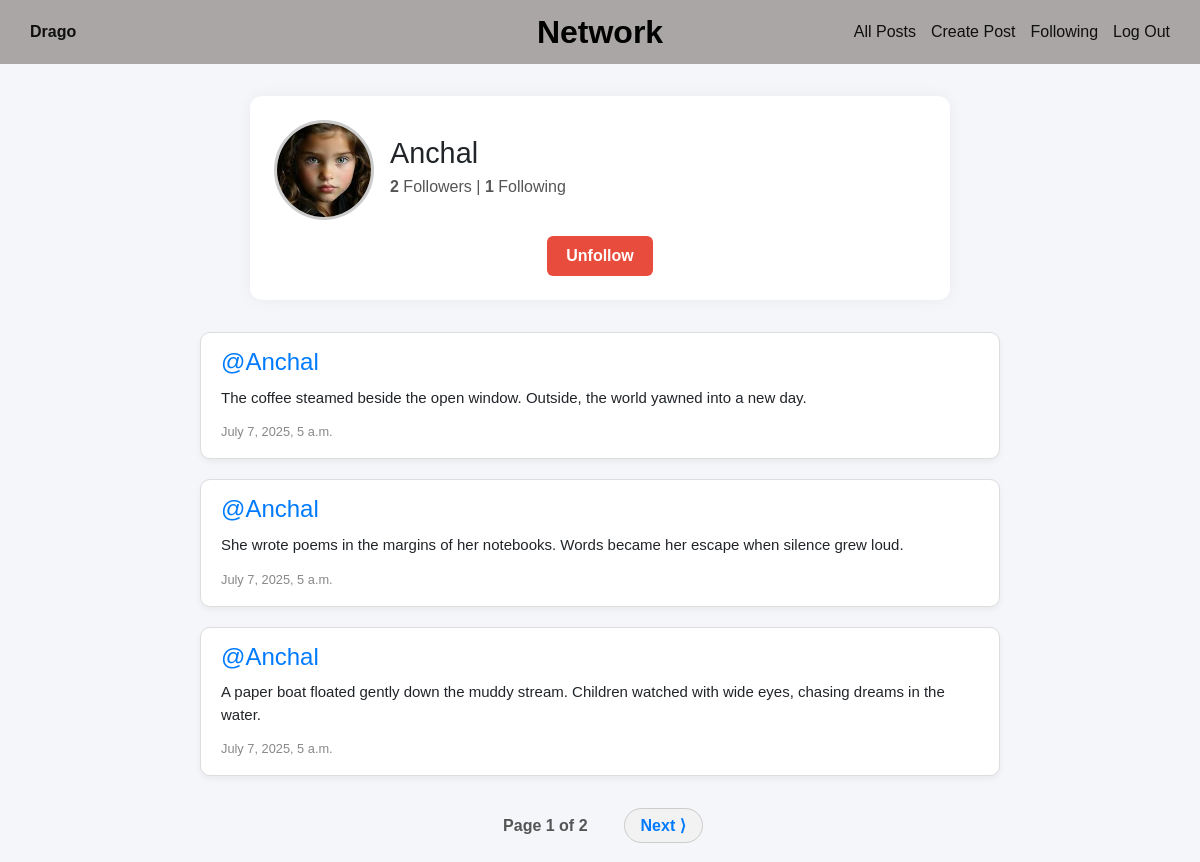
The app's page /profile/2 (signed in) with its own data.
### network/models.py (models this page shows, shortened)
class User(AbstractUser):
    pass

class Post(models.Model):
    content = models.CharField(max_length=140)
    user = models.ForeignKey(User, on_delete=models.CASCADE, related_name="author")
    date=models.DateTimeField(auto_now_add=True)

### network/views.py (the view)
# urls.py: path("profile/<int:user_id>",views.profile, name="profile"),
def profile(request, user_id):
    user = User.objects.get(pk=user_id)
    allPosts = Post.objects.filter(user=user).order_by("-id")
    if not hasattr(user, 'profile'):
        Profile.objects.create(user=user)
    if request.method == 'POST' and request.user == user:
        uploaded_image = request.FILES.get("profile_image")
        if uploaded_image:
            user.profile.image = uploaded_image
            user.profile.save()
            return redirect('profile', user_id=user.id)
    following = Follow.objects.filter(user=user)
    followers = Follow.objects.filter(user_follower=user)
    try:
        checkFollow = followers.filter(user=request.user)
        isFollowing = checkFollow.exists()
    except:
        isFollowing = False
    paginator = Paginator(allPosts, 3)
    page_number = request.GET.get('page')
    posts_of_the_page = paginator.get_page(page_number)
    return render(request, "network/profile.html", {
        "posts_of_the_page": posts_of_the_page,
        "username": user.username.title(),
        "following": following,
        "followers": followers,
        "isFollowing": isFollowing,
        "user_profile": user,
        "profile_image": user.profile.image.url if user.profile.image else None
    })

### network/templates/network/profile.html (shortened to what this page needs)
{% extends "network/layout.html" %}
{% block body %}
<div class="profile-container">
  <div class="profile-header">
    <img src="{{ profile_image|default:'/static/images/default-profile.png' }}" class="profile-pic" alt="{{ username }}'s Profile Picture">
    <div class="profile-info">
      <h2>{{ username }}</h2>
      <p><strong>{{ followers.count }}</strong> Followers | <strong>{{ following.count }}</strong> Following</p>
    </div>
  </div>
  {% if user.is_authenticated and user != user_profile %}
    <div class="profile-follow">
      {% if isFollowing %}
        <form action="{% url 'unfollow' %}" method="post">
          <button type="submit" class="unfollow-btn">Unfollow</button>
        </form>
      {% else %}
        <form action="{% url 'follow' %}" method="post">
          {% csrf_token %}
          <input type="hidden" name="userfollow" value="{{ user_profile }}">
          <button type="submit" class="follow-btn">Follow</button>
        </form>
      {% endif %}
    </div>
  {% endif %}
</div>
{% for post in posts_of_the_page %}
  <div class="post-card">
    <h4><a href="{% url 'profile' user_id=post.user.id %}">@{{ post.user }}</a></h4>
    <p>{{ post.content }}</p>
    <small>{{ post.date }}</small>
  </div>
{% empty %}
  <p class="no-posts">No posts yet.</p>
{% endfor %}
<div class="pagination">
  <ul class="pagination-list">
    <li class="current-page">Page {{ posts_of_the_page.number }} of {{ posts_of_the_page.paginator.num_pages }}</li>
    {% if posts_of_the_page.has_next %}
      <li><a class="pagination-btn" href="?page={{ posts_of_the_page.next_page_number }}">Next ⟩</a></li>
    {% endif %}
  </ul>
</div>
{% endblock %}

### network/templates/network/layout.html (shortened to what this page needs)
{% load static %}
<!DOCTYPE html>
<html lang="en">
    <head>
        <link rel="stylesheet" href="https://cdnjs.cloudflare.com/ajax/libs/font-awesome/6.7.2/css/all.min.css" />
        <link rel="stylesheet" href="https://stackpath.bootstrapcdn.com/bootstrap/4.4.1/css/bootstrap.min.css">
        <link rel="stylesheet" href="https://cdnjs.cloudflare.com/ajax/libs/font-awesome/6.7.2/css/all.min.css" />
        <link href="{% static 'network/styles.css' %}" rel="stylesheet">
    </head>
<body>
    <div>
        <div>
            <div class="navbar">
                <div class="user-info">
                    {% if user.is_authenticated %}
                        <a href="{% url 'profile' user.id %}"><strong>{{ user.username }}</strong></a>
                    {% else %}
                        Register First
                    {% endif %}
                </div>
                <div class="site-title">Network</div>
                <ul class="nav-links">
                    <li><a href="{% url 'index' %}">All Posts</a></li>
                    {% if user.is_authenticated %}
                        <li><a href="{% url 'createPost' %}">Create Post</a></li>
                        <li><a href="{% url 'following' %}">Following</a></li>
                        <li><a href="{% url 'logout' %}">Log Out</a></li>
                    {% else %}
                        <li><a href="{% url 'login' %}">Log In</a></li>
                        <li><a href="{% url 'register' %}">Register</a></li>
                    {% endif %}
                </ul>
            </div>
            <div>
                <div>
                    {% block body %}
                    {% endblock %}
                </div>
            </div>
        </div>
    </div>
</body>
</html>

### network/static/network/styles.css (style rules this page uses)
body { margin: 0; font-family: Arial, sans-serif; background-color:#f5f6fa; }
.navbar { display: flex; align-items: center; justify-content: space-between; background-color: #aaa6a6; position: relative; padding: 20px 30px; color: rgb(7, 7, 7); margin-bottom: 20px; }
.user-info a, .nav-links a { color: rgb(15, 15, 15); text-decoration: none; }
.site-title { position: absolute; left: 50%; transform: translateX(-50%); font-size: 2rem; font-weight: bold; color: #000; }
.nav-links { display: flex; list-style: none; margin: 0; padding: 0; gap: 15px; }
.post-card { background-color: white; border: 1px solid #ddd; border-radius: 10px; padding: 15px; margin: 15px auto; width: 80%; box-shadow: 0 3px 6px rgba(0, 0, 0, 0.05); transition: transform 0.2s ease; }
.pagination { display: flex; justify-content: center; margin-top: 30px; }
.pagination-list { list-style: none; padding: 0; display: flex; gap: 10px; align-items: center; }
.pagination-btn { padding: 8px 16px; background-color: #f2f2f2; border: 1px solid #ccc; border-radius: 20px; text-decoration: none; color: #333; transition: background-color 0.2s ease; }
.current-page { padding: 8px 16px; font-weight: bold; color: #555; }
.profile-container { max-width: 700px; margin: 2rem auto; padding: 1.5rem; background-color: #fff; border-radius: 12px; box-shadow: 0 0 15px rgba(0, 0, 0, 0.05); }
.profile-header { display: flex; align-items: center; gap: 1rem; }
.profile-pic { width: 100px; height: 100px; border-radius: 50%; object-fit: cover; border: 3px solid #ccc; }
.profile-info h2 { margin: 0; font-size: 1.8rem; }
.profile-info p { margin: 0.3rem 0; color: #555; }
.profile-follow { margin-top: 1rem; text-align: center; }
.follow-btn, .unfollow-btn { padding: 0.5rem 1.2rem; font-weight: bold; border: none; border-radius: 6px; cursor: pointer; font-size: 1rem; }
.unfollow-btn { background-color: #e74c3c; color: white; }
.post-card { background: #fff; border: 1px solid #ddd; border-radius: 10px; padding: 15px 20px; margin: 20px auto; max-width: 800px; }
.post-card h4 { margin: 0 0 10px; color: #007bff; }
.post-card p { font-size: 15px; margin-bottom: 10px; }
.post-card small { color: #888; }
.pagination { text-align: center; margin-top: 30px; }
.pagination a { margin: 0 10px; color: #007bff; text-decoration: none; font-weight: bold; }

### records on screen
User: username "Drago"
User: username "Anchal"
Post: user "Anchal", content "The coffee steamed beside the open window. Outside, the world yawned into a new day.", date "July 7, 2025, 5 a.m."
Post: user "Anchal", content "She wrote poems in the margins of her notebooks. Words became her escape when silence grew loud.", date "July 7, 2025, 5 a.m."
Post: user "Anchal", content "A paper boat floated gently down the muddy stream. Children watched with wide eyes, chasing dreams in the water.", date "July 7, 2025, 5 a.m."

### other values on screen
{{ followers.count }} "2"
{{ following.count }} "1"
{{ posts_of_the_page.number }} "1"
{{ posts_of_the_page.paginator.num_pages }} "2"
